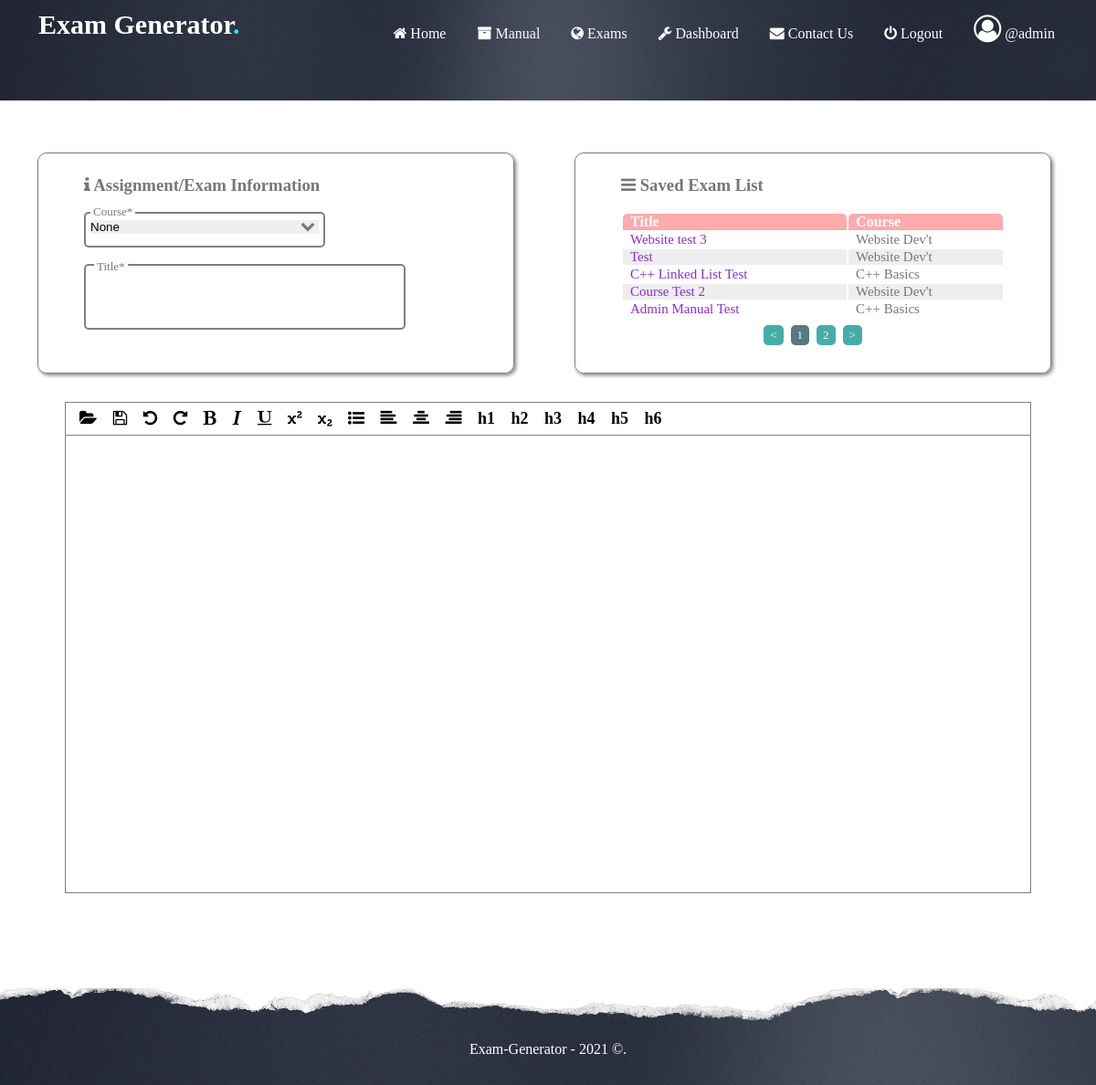
Page /manual.php (signed in) on the committed database.
### tables this page shows
CREATE TABLE IF NOT EXISTS `user` (
  `UserID` int(11) NOT NULL,
  `UserType` int(11) NOT NULL DEFAULT '1',
  `Username` varchar(32) NOT NULL,
  `Password` varchar(32) NOT NULL,
  `Name` varchar(100) NOT NULL,
  `Email` varchar(100) NOT NULL,
  `Activated` tinyint(1) NOT NULL DEFAULT '0'
);

CREATE TABLE IF NOT EXISTS `exam_manual` (
  `ExamID` int(11) NOT NULL,
  `CourseID` int(11) NOT NULL,
  `ExamTitle` text NOT NULL,
  `ExamString` text NOT NULL,
  `DateTime` timestamp NOT NULL DEFAULT CURRENT_TIMESTAMP,
  `UserID` int(11) NOT NULL
);

CREATE TABLE IF NOT EXISTS `course` (
  `CourseID` int(11) NOT NULL,
  `CourseString` text NOT NULL
);

### funcs.php (called while the page is built, shortened)
<?php
$db = NULL;
function get_user_info_by_id($id){
	global $db;
	return mysqli_fetch_assoc($db->query("SELECT * FROM user WHERE UserID = '".(int)$id."'"));
}
?>

### manual.php (the view, shortened to what this page needs)
<?php
include "funcs.php";
?>
<!DOCTYPE html>
<html>
	<head>
		<link rel="stylesheet" type="text/css" href="css/style.css">
	</head>
	<body>
		<?php include "header.php" ?>
		<br><br>
		<div id="contain">
			<div id="c-left">
				<div class="std-form" style="min-height: 230px">
					<form id="exam-info" method="POST" action="man_save.php">
						<h3><i class="fa fa-info"></i> Assignment/Exam Information </h3>
						<div class="form-drop">
							<select name="course" required>
								<option value="" selected>None</option>
								<?php
									$res = get_courses();
									while($row = $res->fetch_assoc())
										printf("<option value='%s'>%s</option>", $row["CourseID"], $row["CourseString"]);
								?>
							</select>
							<span class="fd-icon"><i class="fa fa-chevron-down"></i></span>
							<label>Course*</label>
						</div><br>
						<div class="form-textarea">
							<textarea name="title" class="std-input" maxlength="100" required></textarea>
							<label>Title*</label>
						</div>
						<br><br>
					</form>
				</div>
			</div>
			<div id="c-right">
				<div class="std-form" style="min-height: 230px">
					<h3><i class="fa fa-reorder"></i> Saved Exam List</h3>
					<table id="tablee">
						<thead>
							<th>Title</th>
							<th>Course</th>
						</thead>
						<tbody>
		<?php
			$res = $db->query("SELECT * FROM exam_manual  WHERE UserID= ".$_SESSION["user_id"]." ORDER BY DateTime DESC");
			if(!mysqli_num_rows($res))
				echo "<tr><td><i>No Exams.</i></td></tr>";
			else while($row = $res->fetch_assoc()){
				$course = $db->query("SELECT * FROM Course WHERE CourseID = ". $row["CourseID"])->fetch_assoc();
				printf("<tr> <td><a href='exam_preview_man.php?e=%d'>%s</a></td> <td>%s</td> </tr>",
					$row["ExamID"],
					htmlspecialchars($row["ExamTitle"]),
					htmlspecialchars($course["CourseString"])
				);
			}
		?>
						</tbody>
					</table>
					<br>
				</div>
			</div>
		</div>
		<div id="exam-all">
			<?php define('INC_FILE', "1"); include "toolbar.php"; ?>
			<div id="exam-view" onclick="this.focus()" contenteditable="true"></div>
		</div>
		<br><br><br>
		<?php include "footer.php" ?>
	</body>
</html>

### header.php
<div id="nav-main">
	<div class="content-head">
		<nav class="content-head-nav">
			<section class="content-head-title">
				Exam Generator<span style="color: cyan">.</span>
			</section>
			<section class="content-head-list">
				<ul>
					<li><a href="index.php"><i class="fa fa-home"></i> Home</a></li>
					<li><a href="manual.php"><i class="fa fa-archive"></i> Manual</a></li>
					<li><a href="exams.php"><i class="fa fa-globe"></i> Exams</a></li>
					<?php
						if(isset($_SESSION["admin"]))
							echo '<li><a href="dashboard.php"><i class="fa fa-wrench"></i> Dashboard</a></li>';
					?>
					<li><a href="contactus.php"><i class="fa fa-envelope"></i> Contact Us</a></li>
					<li><a href="logout.php"><i class="fa fa-power-off"></i> Logout</a></li>
					<?php
						echo '<li><i style="font-size:30px" class="fa fa-user-circle-o"></i> @'.htmlspecialchars(get_user_info_by_id($_SESSION["user_id"])["Username"]).'</li>';
					?>
				</ul>
			</section>
		</nav>
		<br><br>
	</div>
</div>

### css/style.css (style rules this page uses)
body { padding: 0; margin: 0; background: white; color: #777; font-family: Gisha; height: 100%; }
a { text-decoration: none; color: blueviolet; }
.std-input { border: 2px solid gray; padding: 9px; width: 330px; border-radius: 5px; }
#contain { border: 1px solid white; max-width:1200px; margin: 0 auto; }
#c-left { margin-left: 40px; width: 200px; float: left; }
#c-right { margin-left: 580px; }
.std-form { border: 1px solid gray; border-radius: 10px; width:420px; margin: 0 auto; margin-top:20px; padding: 5px 50px; box-shadow: 2px 2px 4px gray; }
.std-form table { width: 100%; }
.std-form th,td { text-align: left; padding: 0 8px; }
.std-form thead th { background: #faa; color: white; border-radius: 5px 5px 0 0; }
.std-form tr:nth-child(even) { background: #eee; }
.std-form td { font-size: 15px; font-weight: normal; }
.form-textarea > label { bottom: 65px; padding:0 3px; left: -345px; background: white; position: relative; font-size: 13px; }
.form-textarea > textarea { height: 50px; resize: none; }
.form-drop { border: 2px solid gray; width: 250px; padding: 5px; border-radius: 5px; height: 25px; }
.form-drop > label { bottom:35px; left: -20px; background: white; position: relative; font-size: 13px; padding: 0 3px; }
.form-drop select { margin-top:2px; width: 250px; border:none; cursor: pointer; -moz-appearance: none; -webkit-appearance: none; appearance: none; }
.form-drop .fd-icon { bottom: 18px; left: 230px; pointer-events: none; position: relative; color: #777; }
#nav-main { color: #fff; position: relative; background: #161415 url(../images/nav.jpg); background-size: cover; height: 110px; overflow: hidden; }
#nav-main:after { content: " "; display: block; height: 45px; background-image: url(../images/torn.png); position: absolute; bottom: 0px; width: 300%; left: -500px; }
.content-head section { display: inline-block; }
.content-head-nav { line-height: 30px; width: 95%; margin: 0 auto; }
.content-head-title { font-size: 30px; font-weight:bold; margin: 12px; }
.content-head-list { float:right; }
.content-head-list li { display: inline-block; padding: 0 15px; text-decoration: none; position: relative; }
.content-head-list a { color: #fff; transition: ease-in-out 0.3s; }
.content-head-list a::after { content: " "; height: 2px; width: 0px; background: cyan; position: absolute; left: 0; bottom: -2px; transition: ease-in-out 0.3s; }
#exam-all { margin: 0 auto; margin-top: 30px; border: 1px solid gray; width: 88%; color: black; }
#exam-view { width: 100%; height: 500px; overflow: scroll; }

### rows in the picture
user: Username "admin"
exam_manual: ExamTitle "Website test 3", CourseID.CourseString "Website Dev't"
exam_manual: ExamTitle "Test", CourseID.CourseString "Website Dev't"
exam_manual: ExamTitle "C++ Linked List Test", CourseID.CourseString "C++ Basics"
exam_manual: ExamTitle "Course Test 2", CourseID.CourseString "Website Dev't"
exam_manual: ExamTitle "Admin Manual Test", CourseID.CourseString "C++ Basics"
